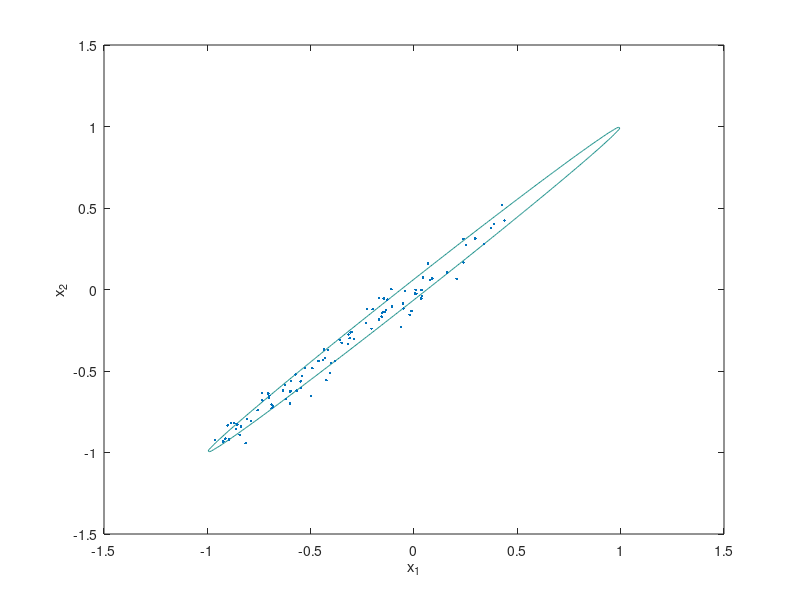

Write the MATLAB code that produced this figure.
%matlab
clear all
figure(6)
clf
%program to compare Metropolis and HMC methods on elongated two
%dimensional Gaussian.


A=[250.25 -249.75;-249.75 250.25]; %specify Gaussian

% ALGORITHM_TYPE='metro'; 		% can have value 'hmc' for Hybrid
ALGORITHM_TYPE='hmc';
								% Monte Carlo or 'metro' for Metropolis

%Standard settings for both methods
L=100;                     	% number of Metropolis iterations
Tau=10;						% number of Hamilton dynamics steps
epsilon=0.02;				% size of Hamilton dynamics steps
sigma=0.2;					% width of Gaussian for Metropolis method

x=[-1;-1]; % initialize x
E=0.5*x'*A*x; % initialize E
g=A*x; % initialize grad E
x_all=[];
E_all=[];
accept_all=[];


switch ALGORITHM_TYPE
case 'hmc'
	for l=1:L,
		% choose new p from normal distribution
		p= randn(2,1);
		H=p'*p/2+E;
	
		% choose new x
		xnew=x;
		gnew=g;
		for tau=1:Tau,
			p=p-epsilon*gnew/2;
			xnew=xnew+epsilon*p;
			gnew=A*xnew; 
			p=p-epsilon*gnew/2;
		end;
		Enew=0.5*xnew'*A*xnew;
		Hnew=p'*p/2+Enew;
		dH=Hnew-H;
		if (dH <0)
			accept=1;
		else
			if (rand < exp(-dH))
				accept=1;
			else
				accept=0;
			end;
		end;
		if (accept)
			g=gnew;
			x=xnew;
			E=Enew;
		end;
		x_all=[x_all x];
		E_all=[E_all E];
		accept_all=[accept_all accept];
	end;
case 'metro'
	for l=1:L,
		% choose new x
		xnew=x+sigma*randn(2,1);
		Enew=0.5*xnew'*A*xnew;
		dE=Enew-E;
		if (dE <0)
			accept=1;
		else
			if (rand < exp(-dE))
				accept=1;
			else
				accept=0;
			end;
		end;
		if (accept)
			x=xnew;
			E=Enew;
		end;
		x_all=[x_all x];
		E_all=[E_all E];
		accept_all=[accept_all accept];
	end;
end;
disp(['number of accepted points ' int2str(sum(accept_all))])

x=-1.5:0.01:1.5;
[X,Y]=meshgrid(x);
E=0.5*A(1,1)*X.^2+A(1,2)*X.*Y+0.5*A(2,2)*Y.^2;
contour(X,Y,E,[0.5 0.5])
hold on
plot(x_all(1,:),x_all(2,:),'.')
xlabel('x_1')
ylabel('x_2')
hold off
mean(accept_all)
mean(E_all)
